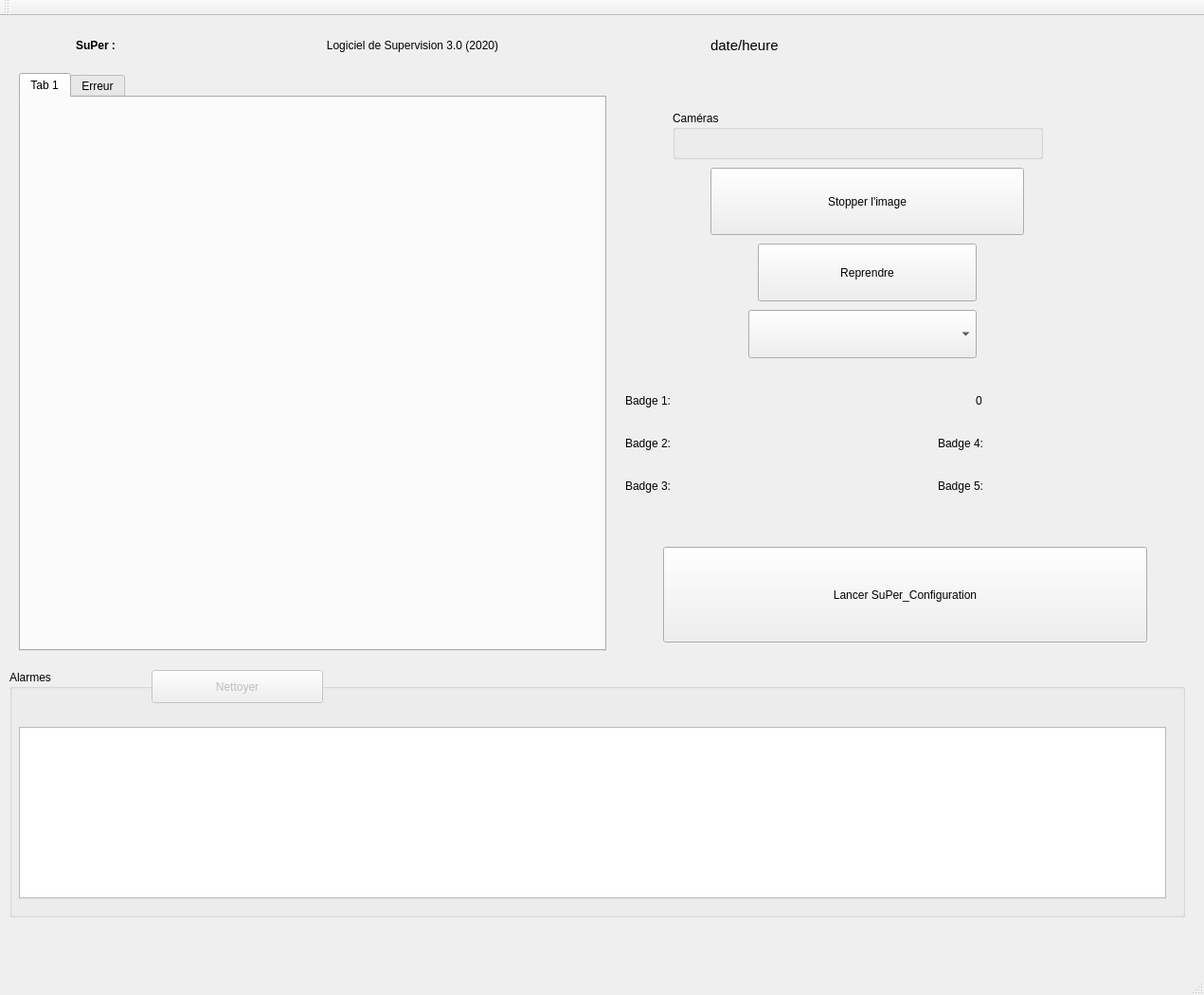
<?xml version="1.0" encoding="UTF-8"?>
<ui version="4.0">
 <class>CIhm</class>
 <widget class="QMainWindow" name="CIhm">
  <property name="geometry">
   <rect>
    <x>0</x>
    <y>0</y>
    <width>1271</width>
    <height>1050</height>
   </rect>
  </property>
  <property name="minimumSize">
   <size>
    <width>944</width>
    <height>877</height>
   </size>
  </property>
  <property name="maximumSize">
   <size>
    <width>100000</width>
    <height>1000000</height>
   </size>
  </property>
  <property name="windowTitle">
   <string>Supervision 2020</string>
  </property>
  <widget class="QWidget" name="centralWidget">
   <widget class="QTabWidget" name="tabWidget">
    <property name="enabled">
     <bool>true</bool>
    </property>
    <property name="geometry">
     <rect>
      <x>20</x>
      <y>60</y>
      <width>620</width>
      <height>610</height>
     </rect>
    </property>
    <property name="maximumSize">
     <size>
      <width>16777215</width>
      <height>16777215</height>
     </size>
    </property>
    <property name="currentIndex">
     <number>0</number>
    </property>
    <widget class="QWidget" name="tab">
     <attribute name="title">
      <string>Tab 1</string>
     </attribute>
     <widget class="QLabel" name="label_6">
      <property name="geometry">
       <rect>
        <x>560</x>
        <y>510</y>
        <width>16</width>
        <height>21</height>
       </rect>
      </property>
      <property name="text">
       <string/>
      </property>
      <property name="pixmap">
       <pixmap>ressources/pers_vert.jpg</pixmap>
      </property>
     </widget>
     <widget class="QLabel" name="antenne">
      <property name="geometry">
       <rect>
        <x>560</x>
        <y>30</y>
        <width>16</width>
        <height>41</height>
       </rect>
      </property>
      <property name="text">
       <string/>
      </property>
      <property name="pixmap">
       <pixmap>../../../bin/ressources/lecteur_actif.jpg</pixmap>
      </property>
     </widget>
     <widget class="QLabel" name="label_4">
      <property name="geometry">
       <rect>
        <x>530</x>
        <y>50</y>
        <width>20</width>
        <height>20</height>
       </rect>
      </property>
      <property name="text">
       <string/>
      </property>
      <property name="pixmap">
       <pixmap>ressources/bt_ok.png</pixmap>
      </property>
     </widget>
     <widget class="QLabel" name="label_3">
      <property name="geometry">
       <rect>
        <x>0</x>
        <y>0</y>
        <width>601</width>
        <height>561</height>
       </rect>
      </property>
      <property name="text">
       <string/>
      </property>
      <property name="pixmap">
       <pixmap>ressources/vue_generale.jpg</pixmap>
      </property>
     </widget>
     <widget class="QLabel" name="label_5">
      <property name="geometry">
       <rect>
        <x>0</x>
        <y>0</y>
        <width>601</width>
        <height>561</height>
       </rect>
      </property>
      <property name="text">
       <string/>
      </property>
      <property name="pixmap">
       <pixmap>ressources/vue_lieu_1-2-3.jpg</pixmap>
      </property>
     </widget>
     <zorder>antenne</zorder>
     <zorder>label_4</zorder>
     <zorder>label_6</zorder>
     <zorder>label_3</zorder>
     <zorder>label_5</zorder>
    </widget>
    <widget class="QWidget" name="tab_2">
     <attribute name="title">
      <string>Erreur</string>
     </attribute>
    </widget>
   </widget>
   <widget class="QGroupBox" name="groupBox">
    <property name="geometry">
     <rect>
      <x>10</x>
      <y>690</y>
      <width>1241</width>
      <height>261</height>
     </rect>
    </property>
    <property name="contextMenuPolicy">
     <enum>Qt::DefaultContextMenu</enum>
    </property>
    <property name="title">
     <string>Alarmes</string>
    </property>
    <widget class="QTextEdit" name="txtAlarme">
     <property name="enabled">
      <bool>true</bool>
     </property>
     <property name="geometry">
      <rect>
       <x>10</x>
       <y>60</y>
       <width>1211</width>
       <height>181</height>
      </rect>
     </property>
     <property name="font">
      <font>
       <pointsize>14</pointsize>
       <weight>75</weight>
       <bold>true</bold>
      </font>
     </property>
     <property name="cursor" stdset="0">
      <cursorShape>ForbiddenCursor</cursorShape>
     </property>
     <property name="mouseTracking">
      <bool>false</bool>
     </property>
     <property name="acceptDrops">
      <bool>true</bool>
     </property>
     <property name="readOnly">
      <bool>true</bool>
     </property>
     <property name="textInteractionFlags">
      <set>Qt::NoTextInteraction</set>
     </property>
    </widget>
    <widget class="QPushButton" name="btClear">
     <property name="enabled">
      <bool>false</bool>
     </property>
     <property name="geometry">
      <rect>
       <x>150</x>
       <y>0</y>
       <width>181</width>
       <height>35</height>
      </rect>
     </property>
     <property name="text">
      <string>Nettoyer</string>
     </property>
    </widget>
   </widget>
   <widget class="QLabel" name="label">
    <property name="geometry">
     <rect>
      <x>190</x>
      <y>10</y>
      <width>491</width>
      <height>41</height>
     </rect>
    </property>
    <property name="font">
     <font>
      <underline>false</underline>
     </font>
    </property>
    <property name="text">
     <string>Logiciel de Supervision 3.0 (2020)</string>
    </property>
    <property name="textFormat">
     <enum>Qt::AutoText</enum>
    </property>
    <property name="alignment">
     <set>Qt::AlignCenter</set>
    </property>
   </widget>
   <widget class="QLabel" name="lbActivite">
    <property name="enabled">
     <bool>true</bool>
    </property>
    <property name="geometry">
     <rect>
      <x>20</x>
      <y>10</y>
      <width>31</width>
      <height>31</height>
     </rect>
    </property>
    <property name="text">
     <string/>
    </property>
    <property name="pixmap">
     <pixmap>ressources/activite_vert.png</pixmap>
    </property>
   </widget>
   <widget class="QLabel" name="label_7">
    <property name="geometry">
     <rect>
      <x>50</x>
      <y>160</y>
      <width>561</width>
      <height>16</height>
     </rect>
    </property>
    <property name="font">
     <font>
      <weight>75</weight>
      <bold>true</bold>
     </font>
    </property>
    <property name="text">
     <string>Erreur : le logiciel n'a pu se mettre à jour en fonction de la Base de données.</string>
    </property>
   </widget>
   <widget class="QLabel" name="label_10">
    <property name="geometry">
     <rect>
      <x>80</x>
      <y>210</y>
      <width>481</width>
      <height>21</height>
     </rect>
    </property>
    <property name="text">
     <string>Erreur possible : La base de données est vide.</string>
    </property>
   </widget>
   <widget class="QLabel" name="label_11">
    <property name="geometry">
     <rect>
      <x>80</x>
      <y>300</y>
      <width>511</width>
      <height>20</height>
     </rect>
    </property>
    <property name="text">
     <string>Si le problème persiste, contacter la section BTS IRIS qui a développé SuPer.</string>
    </property>
   </widget>
   <widget class="QLabel" name="label_9">
    <property name="geometry">
     <rect>
      <x>80</x>
      <y>190</y>
      <width>481</width>
      <height>21</height>
     </rect>
    </property>
    <property name="text">
     <string>Erreur possible : La base de données est inaccessible.</string>
    </property>
   </widget>
   <widget class="QLabel" name="label_8">
    <property name="geometry">
     <rect>
      <x>50</x>
      <y>270</y>
      <width>571</width>
      <height>16</height>
     </rect>
    </property>
    <property name="font">
     <font>
      <weight>75</weight>
      <italic>true</italic>
      <bold>true</bold>
     </font>
    </property>
    <property name="text">
     <string>Il est vivement conseillé de regarder attentivement l'aide fournie avec le logiciel.</string>
    </property>
   </widget>
   <widget class="QLabel" name="lbBadge1">
    <property name="geometry">
     <rect>
      <x>660</x>
      <y>390</y>
      <width>531</width>
      <height>31</height>
     </rect>
    </property>
    <property name="text">
     <string>Badge 1:</string>
    </property>
   </widget>
   <widget class="QLabel" name="lbBadge2">
    <property name="geometry">
     <rect>
      <x>660</x>
      <y>430</y>
      <width>541</width>
      <height>41</height>
     </rect>
    </property>
    <property name="text">
     <string>Badge 2:</string>
    </property>
   </widget>
   <widget class="QLabel" name="lbBadge3">
    <property name="geometry">
     <rect>
      <x>660</x>
      <y>480</y>
      <width>501</width>
      <height>31</height>
     </rect>
    </property>
    <property name="text">
     <string>Badge 3:</string>
    </property>
   </widget>
   <widget class="QLabel" name="lbBadge4">
    <property name="geometry">
     <rect>
      <x>990</x>
      <y>430</y>
      <width>381</width>
      <height>41</height>
     </rect>
    </property>
    <property name="text">
     <string>Badge 4:</string>
    </property>
   </widget>
   <widget class="QLabel" name="lbBadge5">
    <property name="geometry">
     <rect>
      <x>990</x>
      <y>470</y>
      <width>351</width>
      <height>51</height>
     </rect>
    </property>
    <property name="text">
     <string>Badge 5:</string>
    </property>
   </widget>
   <widget class="QLabel" name="lImage2">
    <property name="geometry">
     <rect>
      <x>730</x>
      <y>360</y>
      <width>176</width>
      <height>144</height>
     </rect>
    </property>
    <property name="text">
     <string/>
    </property>
   </widget>
   <widget class="QPushButton" name="pbStop">
    <property name="geometry">
     <rect>
      <x>750</x>
      <y>160</y>
      <width>331</width>
      <height>71</height>
     </rect>
    </property>
    <property name="text">
     <string>Stopper l'image</string>
    </property>
   </widget>
   <widget class="QGroupBox" name="groupBox_3">
    <property name="geometry">
     <rect>
      <x>710</x>
      <y>100</y>
      <width>391</width>
      <height>51</height>
     </rect>
    </property>
    <property name="title">
     <string>Caméras</string>
    </property>
   </widget>
   <widget class="QLabel" name="lImage">
    <property name="geometry">
     <rect>
      <x>755</x>
      <y>383</y>
      <width>391</width>
      <height>141</height>
     </rect>
    </property>
    <property name="text">
     <string/>
    </property>
   </widget>
   <widget class="QComboBox" name="comboBox">
    <property name="geometry">
     <rect>
      <x>790</x>
      <y>310</y>
      <width>241</width>
      <height>51</height>
     </rect>
    </property>
   </widget>
   <widget class="QPushButton" name="pbStart">
    <property name="geometry">
     <rect>
      <x>800</x>
      <y>240</y>
      <width>231</width>
      <height>61</height>
     </rect>
    </property>
    <property name="text">
     <string>Reprendre</string>
    </property>
   </widget>
   <widget class="QPushButton" name="pbConfiguration">
    <property name="geometry">
     <rect>
      <x>700</x>
      <y>560</y>
      <width>511</width>
      <height>101</height>
     </rect>
    </property>
    <property name="minimumSize">
     <size>
      <width>0</width>
      <height>0</height>
     </size>
    </property>
    <property name="text">
     <string>Lancer SuPer_Configuration</string>
    </property>
   </widget>
   <widget class="QLabel" name="lbDate">
    <property name="geometry">
     <rect>
      <x>750</x>
      <y>10</y>
      <width>481</width>
      <height>41</height>
     </rect>
    </property>
    <property name="font">
     <font>
      <pointsize>11</pointsize>
     </font>
    </property>
    <property name="text">
     <string>date/heure</string>
    </property>
   </widget>
   <widget class="QLabel" name="label_2">
    <property name="geometry">
     <rect>
      <x>80</x>
      <y>10</y>
      <width>151</width>
      <height>41</height>
     </rect>
    </property>
    <property name="font">
     <font>
      <weight>75</weight>
      <bold>true</bold>
     </font>
    </property>
    <property name="text">
     <string>SuPer : </string>
    </property>
   </widget>
   <widget class="QLabel" name="label_12">
    <property name="geometry">
     <rect>
      <x>110</x>
      <y>380</y>
      <width>481</width>
      <height>21</height>
     </rect>
    </property>
    <property name="font">
     <font>
      <weight>75</weight>
      <italic>true</italic>
      <bold>true</bold>
     </font>
    </property>
    <property name="text">
     <string>Erreur possible : Le répertoire de travail n'est pas configuré.</string>
    </property>
   </widget>
   <widget class="QLabel" name="lNoZone">
    <property name="geometry">
     <rect>
      <x>1030</x>
      <y>390</y>
      <width>121</width>
      <height>31</height>
     </rect>
    </property>
    <property name="text">
     <string>0</string>
    </property>
   </widget>
   <zorder>label_12</zorder>
   <zorder>label_8</zorder>
   <zorder>label_9</zorder>
   <zorder>label_11</zorder>
   <zorder>label_7</zorder>
   <zorder>label_10</zorder>
   <zorder>groupBox</zorder>
   <zorder>label</zorder>
   <zorder>lbActivite</zorder>
   <zorder>tabWidget</zorder>
   <zorder>lbBadge1</zorder>
   <zorder>lbBadge2</zorder>
   <zorder>lbBadge3</zorder>
   <zorder>lbBadge4</zorder>
   <zorder>lbBadge5</zorder>
   <zorder>lImage2</zorder>
   <zorder>pbStop</zorder>
   <zorder>groupBox_3</zorder>
   <zorder>lImage</zorder>
   <zorder>comboBox</zorder>
   <zorder>pbStart</zorder>
   <zorder>pbConfiguration</zorder>
   <zorder>lbDate</zorder>
   <zorder>label_2</zorder>
   <zorder>lNoZone</zorder>
  </widget>
  <widget class="QMenuBar" name="menuBar">
   <property name="geometry">
    <rect>
     <x>0</x>
     <y>0</y>
     <width>1271</width>
     <height>36</height>
    </rect>
   </property>
  </widget>
  <widget class="QToolBar" name="mainToolBar">
   <attribute name="toolBarArea">
    <enum>TopToolBarArea</enum>
   </attribute>
   <attribute name="toolBarBreak">
    <bool>false</bool>
   </attribute>
  </widget>
  <widget class="QStatusBar" name="statusBar"/>
 </widget>
 <layoutdefault spacing="6" margin="11"/>
 <resources/>
 <connections/>
</ui>
